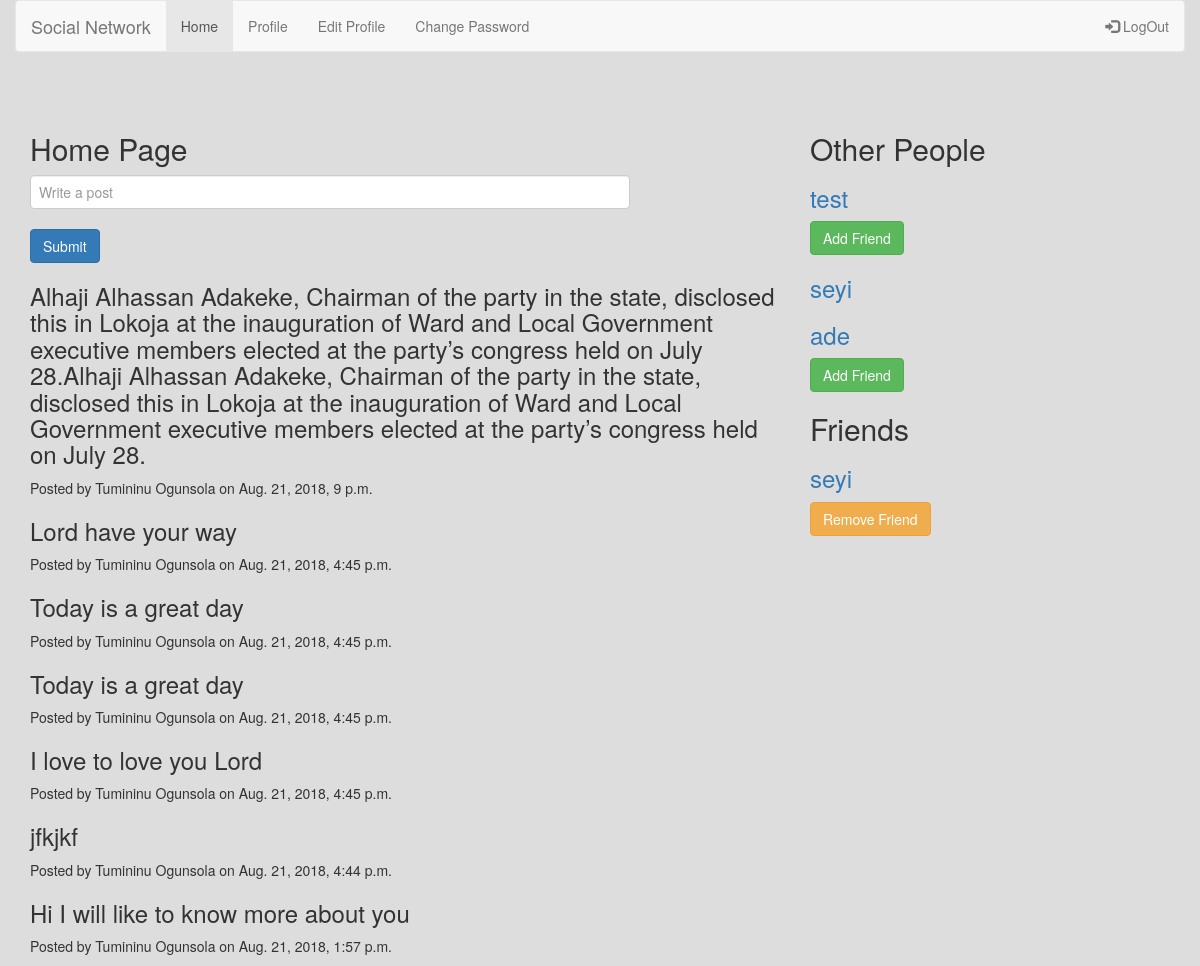
The app's page /home/ (signed in) with its own data.
### home/models.py (models this page shows, shortened)
class Post(models.Model):
    post = models.CharField(max_length = 1000)
    user = models.ForeignKey(User, on_delete=models.CASCADE)
    created_on = models.DateTimeField(auto_now_add=True)
    updated_on = models.DateTimeField(auto_now=True)

### home/views.py (the view, shortened to what this page needs)
class HomeView(TemplateView):
    template_name = 'home/home.html'
    def get(self, request):
        form = HomeForm()
        users = User.objects.exclude(id=request.user.id)
        posts = Post.objects.all().order_by('-created_on')
        friend = Friend.objects.get(current_user=request.user)
        friends = friend.users.all()
        args = {'form': form, 'posts': posts, 'users': users, 'friends': friends,}
        return render(request, self.template_name, args )

### home/forms.py
class HomeForm(forms.ModelForm):
    post = forms.CharField(widget=forms.TextInput(
        attrs = {
           'class': 'form-control',
           'placeholder': 'Write a post'
        }
    ))
    class Meta:
        model =  Post
        fields = ('post',)

### home/templates/home/home.html (shortened to what this page needs)
{% extends 'base.html' %}
{% block 'content' %}
<div class="col-sm-10 col-md-8">
    <h2>Home Page</h2>
    <form  method="post">
        {{ form.post}}
        <input type="submit" class="btn btn-primary" value="Submit">
    </form>
    {% for post in posts %}
        <h3>{{ post.post }}</h3>
        <p>Posted by {{ post.user.get_full_name }} on {{ post.created_on }}</p>
    {% endfor %}
</div>
<div class="col-md-4">
    <h2>Other People</h2>
    {% for user in users %}
        <a href="{% url 'profile_with_pk' pk=user.pk %}">
            <h3>{{ user.username }}</h3>
        </a>
        {% if not user in friends %}
        <a href="{% url 'home:change_friend' operation='add' pk=user.pk %}" class="btn btn-success" >Add Friend</a>
        {% endif %}
    {% endfor %}
    <h2>Friends</h2>
    {% for friend in friends %}
        <a href="{% url 'profile_with_pk' pk=user.pk %}">
            <h3>{{ friend.username }}</h3>
        </a>
        <a href="{% url 'home:change_friend' operation='remove' pk=friend.pk %}" class="btn btn-warning" >Remove Friend</a>
    {% endfor %}
</div>
{% endblock %}

### templates/base.html (shortened to what this page needs)
<!DOCTYPE html>
<html lang="en">
<head>
    <link rel="stylesheet" href="https://maxcdn.bootstrapcdn.com/bootstrap/3.3.7/css/bootstrap.min.css">
    {% load static %}
    <link rel="stylesheet" href="{% static 'accounts/style.css' %}" type="text/css">
</head>
<body>
    <div class="container-fluid">
        <nav class="navbar navbar-default" >
            <div class="container-fluid">
                <div class="navbar-header">
                    <a class="navbar-brand" href="#">Social Network</a>
                </div>
                <ul class="nav navbar-nav">
                    <li class="{% block 'clas' %} active {% endblock %}"><a href="{% url 'home:home' %}">Home</a></li>
                    {% if user.is_authenticated %}
                    <li><a href="{% url 'profile' %}">Profile</a></li>
                    <li><a href="{% url 'edit_profile' %}">Edit Profile</a></li>
                    <li><a href="{% url 'change_password' %}">Change Password</a></li>
                    {% else %}
                    <li><a href="{% url 'password_reset' %}">Reset Password</a></li>
                    {% endif%}
                </ul>
                <ul class="nav navbar-nav navbar-right">
                    {% if user.is_authenticated %}
                    <li><a href="{% url 'logout' %}"><span class="glyphicon glyphicon-log-in"></span> LogOut</a></li>
                    {% else %}
                    <li><a href="{% url 'register' %}"><span class="glyphicon glyphicon-user"></span> Register </a></li>
                    <li><a href="{% url 'login' %}"><span class="glyphicon glyphicon-log-in"></span> Login</a></li>
                    {% endif%}
                </ul>
            </div>
        </nav>
    </div>
        <br><br>
    <div class="container">
        <div class="row">
        {% block 'content' %}
        {% endblock %}
        </div>
    </div>
</body>
</html>

### accounts/static/accounts/style.css (style rules this page uses)
body { background-color:#ddd; }
input[type=text], input[type=password], input[type=email], textarea { padding: 8px; width: 80%; display: block; margin-left:0; margin-bottom: 20px }

### records on screen
Post: post "Alhaji Alhassan Adakeke, Chairman of the party in the state, disclosed this in Lokoja at the inauguration of Ward and Local Government executive members elected at the party’s congress held on July 28.Alhaji Alhassan Adakeke, Chairman of the party in the state, disclosed this in Lokoja at the inauguration of Ward and Local Government executive members elected at the party’s congress held on July 28.", user.get_full_name "Tumininu Ogunsola", created_on "Aug. 21, 2018, 9 p.m."
Post: post "Lord have your way", user.get_full_name "Tumininu Ogunsola", created_on "Aug. 21, 2018, 4:45 p.m."
Post: post "Today is a great day", user.get_full_name "Tumininu Ogunsola", created_on "Aug. 21, 2018, 4:45 p.m."
Post: post "Today is a great day", user.get_full_name "Tumininu Ogunsola", created_on "Aug. 21, 2018, 4:45 p.m."
Post: post "I love to love you Lord", user.get_full_name "Tumininu Ogunsola", created_on "Aug. 21, 2018, 4:45 p.m."
Post: post "jfkjkf", user.get_full_name "Tumininu Ogunsola", created_on "Aug. 21, 2018, 4:44 p.m."
Post: post "Hi I will like to know more about you", user.get_full_name "Tumininu Ogunsola", created_on "Aug. 21, 2018, 1:57 p.m."

### other values on screen
{{ user.username }} "test"
{{ user.username }} "seyi"
{{ user.username }} "ade"
{{ friend.username }} "seyi"
